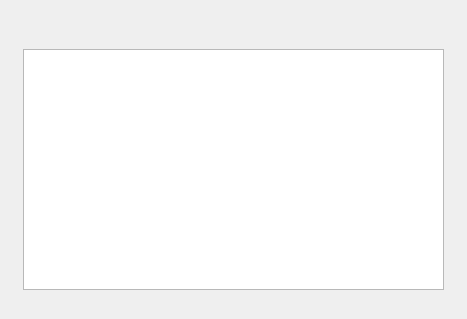
<?xml version="1.0" encoding="UTF-8"?>
<ui version="4.0">
 <class>TFormDoc</class>
 <widget class="QWidget" name="TFormDoc">
  <property name="geometry">
   <rect>
    <x>0</x>
    <y>0</y>
    <width>467</width>
    <height>319</height>
   </rect>
  </property>
  <property name="windowTitle">
   <string>Form</string>
  </property>
  <widget class="QPlainTextEdit" name="plainTextEdit">
   <property name="geometry">
    <rect>
     <x>23</x>
     <y>49</y>
     <width>421</width>
     <height>241</height>
    </rect>
   </property>
  </widget>
  <action name="actionCopy">
   <property name="icon">
    <iconset resource="res.qrc">
     <normaloff>:/editor/icons/icon_editor/fuzhi.svg</normaloff>:/editor/icons/icon_editor/fuzhi.svg</iconset>
   </property>
   <property name="text">
    <string>复制</string>
   </property>
  </action>
  <action name="actionPaste">
   <property name="icon">
    <iconset resource="res.qrc">
     <normaloff>:/editor/icons/icon_editor/paste.svg</normaloff>:/editor/icons/icon_editor/paste.svg</iconset>
   </property>
   <property name="text">
    <string>粘贴</string>
   </property>
  </action>
  <action name="actionCut">
   <property name="icon">
    <iconset resource="res.qrc">
     <normaloff>:/editor/icons/icon_editor/cut.svg</normaloff>:/editor/icons/icon_editor/cut.svg</iconset>
   </property>
   <property name="text">
    <string>剪切</string>
   </property>
  </action>
  <action name="actionSave">
   <property name="icon">
    <iconset resource="res.qrc">
     <normaloff>:/editor/icons/icon_editor/baocun.svg</normaloff>:/editor/icons/icon_editor/baocun.svg</iconset>
   </property>
   <property name="text">
    <string>保存</string>
   </property>
  </action>
  <action name="actionUndo">
   <property name="icon">
    <iconset resource="res.qrc">
     <normaloff>:/editor/icons/icon_editor/chexiao.svg</normaloff>:/editor/icons/icon_editor/chexiao.svg</iconset>
   </property>
   <property name="text">
    <string>撤销</string>
   </property>
  </action>
  <action name="actionRedo">
   <property name="icon">
    <iconset resource="res.qrc">
     <normaloff>:/editor/icons/icon_editor/chongzuo.svg</normaloff>:/editor/icons/icon_editor/chongzuo.svg</iconset>
   </property>
   <property name="text">
    <string>重做</string>
   </property>
  </action>
  <action name="actionFont">
   <property name="icon">
    <iconset resource="res.qrc">
     <normaloff>:/editor/icons/icon_editor/ziti.svg</normaloff>:/editor/icons/icon_editor/ziti.svg</iconset>
   </property>
   <property name="text">
    <string>字体</string>
   </property>
  </action>
  <action name="actionClose">
   <property name="icon">
    <iconset resource="res.qrc">
     <normaloff>:/editor/icons/icon_editor/guanbi_2.svg</normaloff>:/editor/icons/icon_editor/guanbi_2.svg</iconset>
   </property>
   <property name="text">
    <string>关闭</string>
   </property>
  </action>
  <action name="actionOpen">
   <property name="icon">
    <iconset resource="res.qrc">
     <normaloff>:/editor/icons/icon_editor/dakaiwenjian.svg</normaloff>:/editor/icons/icon_editor/dakaiwenjian.svg</iconset>
   </property>
   <property name="text">
    <string>打开</string>
   </property>
  </action>
  <action name="actionClear">
   <property name="icon">
    <iconset resource="res.qrc">
     <normaloff>:/editor/icons/icon_editor/clear.svg</normaloff>:/editor/icons/icon_editor/clear.svg</iconset>
   </property>
   <property name="text">
    <string>清空</string>
   </property>
  </action>
 </widget>
 <resources>
  <include location="res.qrc"/>
 </resources>
 <connections>
  <connection>
   <sender>actionClose</sender>
   <signal>triggered()</signal>
   <receiver>TFormDoc</receiver>
   <slot>close()</slot>
   <hints>
    <hint type="sourcelabel">
     <x>-1</x>
     <y>-1</y>
    </hint>
    <hint type="destinationlabel">
     <x>233</x>
     <y>159</y>
    </hint>
   </hints>
  </connection>
  <connection>
   <sender>actionCopy</sender>
   <signal>triggered()</signal>
   <receiver>plainTextEdit</receiver>
   <slot>copy()</slot>
   <hints>
    <hint type="sourcelabel">
     <x>-1</x>
     <y>-1</y>
    </hint>
    <hint type="destinationlabel">
     <x>233</x>
     <y>169</y>
    </hint>
   </hints>
  </connection>
  <connection>
   <sender>actionCut</sender>
   <signal>triggered()</signal>
   <receiver>plainTextEdit</receiver>
   <slot>cut()</slot>
   <hints>
    <hint type="sourcelabel">
     <x>-1</x>
     <y>-1</y>
    </hint>
    <hint type="destinationlabel">
     <x>233</x>
     <y>169</y>
    </hint>
   </hints>
  </connection>
  <connection>
   <sender>actionPaste</sender>
   <signal>triggered()</signal>
   <receiver>plainTextEdit</receiver>
   <slot>paste()</slot>
   <hints>
    <hint type="sourcelabel">
     <x>-1</x>
     <y>-1</y>
    </hint>
    <hint type="destinationlabel">
     <x>233</x>
     <y>169</y>
    </hint>
   </hints>
  </connection>
  <connection>
   <sender>actionUndo</sender>
   <signal>triggered()</signal>
   <receiver>plainTextEdit</receiver>
   <slot>undo()</slot>
   <hints>
    <hint type="sourcelabel">
     <x>-1</x>
     <y>-1</y>
    </hint>
    <hint type="destinationlabel">
     <x>233</x>
     <y>169</y>
    </hint>
   </hints>
  </connection>
  <connection>
   <sender>actionRedo</sender>
   <signal>triggered()</signal>
   <receiver>plainTextEdit</receiver>
   <slot>redo()</slot>
   <hints>
    <hint type="sourcelabel">
     <x>-1</x>
     <y>-1</y>
    </hint>
    <hint type="destinationlabel">
     <x>233</x>
     <y>169</y>
    </hint>
   </hints>
  </connection>
  <connection>
   <sender>actionClear</sender>
   <signal>triggered()</signal>
   <receiver>plainTextEdit</receiver>
   <slot>clear()</slot>
   <hints>
    <hint type="sourcelabel">
     <x>-1</x>
     <y>-1</y>
    </hint>
    <hint type="destinationlabel">
     <x>233</x>
     <y>169</y>
    </hint>
   </hints>
  </connection>
 </connections>
</ui>
